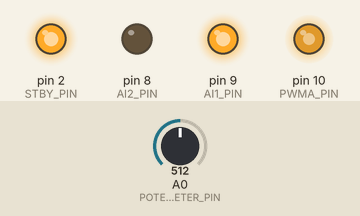
A sketch run on a simulated Arduino Uno, built with avr-gcc and run on an emulated ATmega328P. Parts: output pins drawn as LEDs (lit = HIGH). The test bench sets the inputs (shaded band); at power-on: A0 (POTENTIOMETER_PIN) = 512.

Above: at 1.2 s.
1.3 s: A0 (POTENTIOMETER_PIN) set to 716
At 2.4 s:
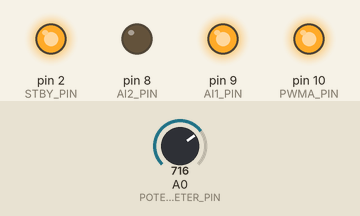
2.8 s: A0 (POTENTIOMETER_PIN) set to 306
At 3.5 s:
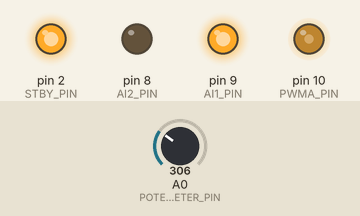
4.3 s: A0 (POTENTIOMETER_PIN) set to 122
At 4.7 s:
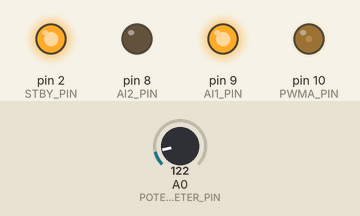
5.8 s: A0 (POTENTIOMETER_PIN) set to 0
At 7.0 s:
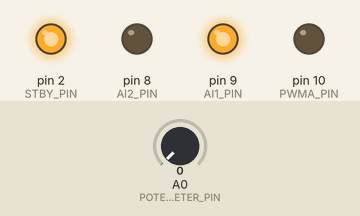
7.3 s: A0 (POTENTIOMETER_PIN) set to 511
At 8.1 s:
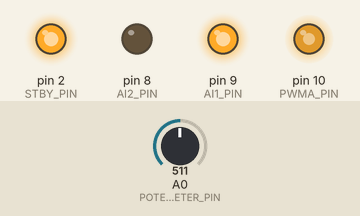
8.8 s: A0 (POTENTIOMETER_PIN) set to 900
At 9.3 s:
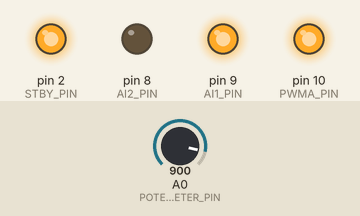
Timing chart, 0 to 11.3 s (numbered marks = the images above; inputs shaded):
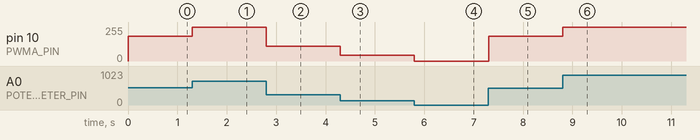

Measured:
- after the input at 1.3 s, pin 10 (PWMA_PIN): 186/255 → 255/255 at once
- after the input at 2.8 s, pin 10 (PWMA_PIN): 255/255 → 111/255 at once
- after the input at 4.3 s, pin 10 (PWMA_PIN): 111/255 → 44/255 at once
- after the input at 5.8 s, pin 10 (PWMA_PIN): 44/255 → 0/255 at once
- after the input at 7.3 s, pin 10 (PWMA_PIN): 0/255 → 186/255 at once
- after the input at 8.8 s, pin 10 (PWMA_PIN): 186/255 → 255/255 at once

The sketch:

potentiometer_pump_test.ino
```cpp
const int PWMA_PIN = 10;
const int AI2_PIN = 8;
const int AI1_PIN = 9;
const int STBY_PIN = 2;

const int POTENTIOMETER_PIN = A0;

void setup() {
  pinMode(PWMA_PIN, OUTPUT);
  pinMode(AI2_PIN, OUTPUT);
  pinMode(AI1_PIN, OUTPUT);
  pinMode(STBY_PIN, OUTPUT);

  digitalWrite(STBY_PIN, HIGH);

  // Forward rotation
  digitalWrite(AI1_PIN, HIGH);
  digitalWrite(AI2_PIN, LOW);
}

void loop() {
  int raw_input = analogRead(POTENTIOMETER_PIN);
  int pump_input = map(raw_input, 0, 700, 0, 255); // [NOTE] Using 3.3 V on the potentiometer rather than 5 V so max value around 700 not 1023.
  Serial.println(pump_input);

  analogWrite(PWMA_PIN, pump_input);
}
```
